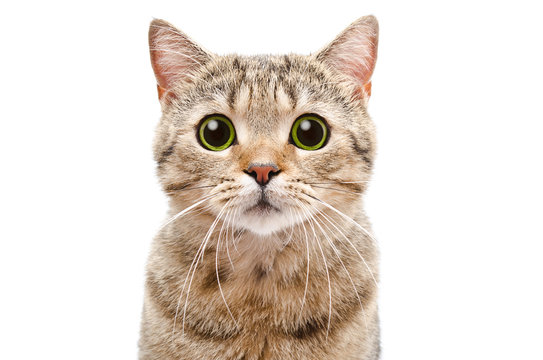
#> input picture Images/cat.jpg, 543 x 360 px, found by its file name
$ python Reading_images-2.py
#> lines starting #> are read from the running program, lines starting #| are printed output that depends on the picture; after the words box and inside, x2 and y2 are one past the last pixel; in counts of white or black regions, pixels touching at a corner belong together
import cv2

image= cv2.imread(r"C:\SAMI\AI WORKSHOP\Images\cat.jpg")
#> image is the input picture: shape (360, 543, 3); mean B, G, R 210.6, 219.2, 229
width, height = 400,100
resized_image=cv2.resize(image,(width,height))
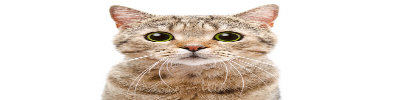
#> resized_image: shape (100, 400, 3); mean B, G, R 210.6, 219.1, 229
gray_image=cv2.cvtColor(image, cv2.COLOR_BGR2GRAY)
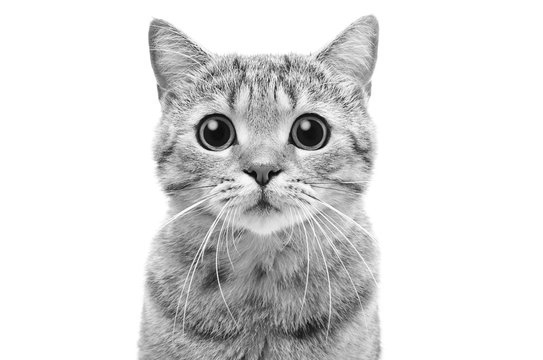
#> gray_image: shape (360, 543); min 0, max 255, mean 221.1
flipped_image=cv2.flip(image,0)  # the '0' or '1' is for inverting on axis
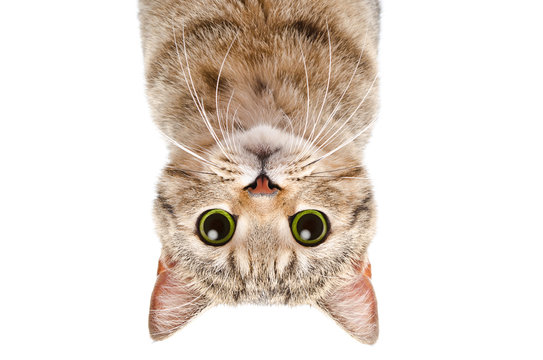
#> flipped_image: shape (360, 543, 3); mean B, G, R 210.6, 219.2, 229

#Flipped and gray image together
grayFlip=cv2.flip(image,0)
co_flip=cv2.cvtColor(grayFlip,cv2.COLOR_BGR2GRAY)
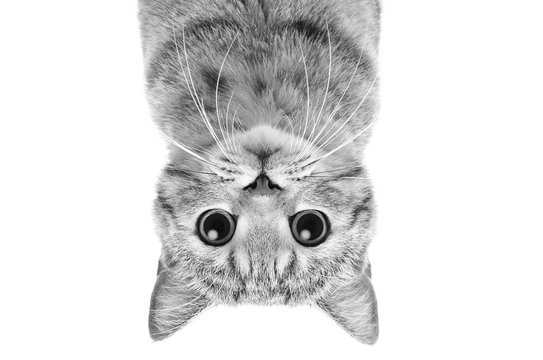
#> co_flip: shape (360, 543); min 0, max 255, mean 221.1
rezi=cv2.resize(co_flip,(200,500))
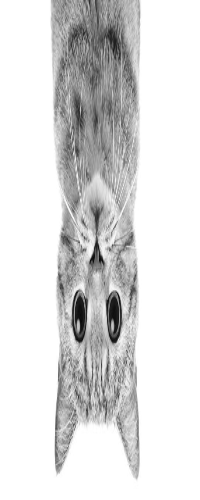
#> rezi: shape (500, 200); min 8, max 255, mean 221.1

# Gaussian blur to reduce noise and improve edge detection
blurred_image=cv2.GaussianBlur(gray_image,(7,7),0)
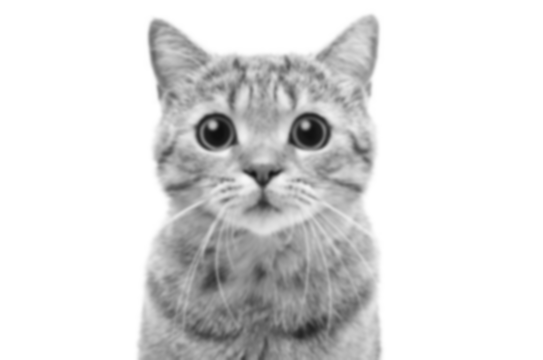
#> blurred_image: shape (360, 543); min 15, max 255, mean 221.1

#Performing canny edge detection
edges=cv2.Canny(blurred_image,100,200)
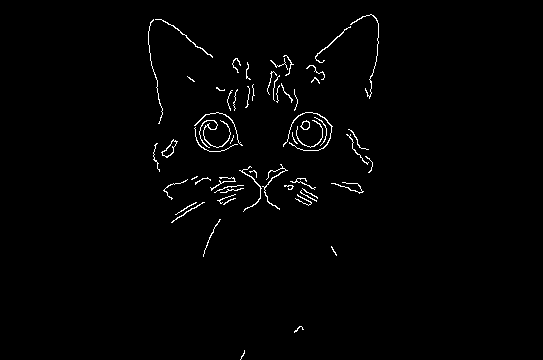
#> edges: shape (360, 543); 1.3% white in thin lines or dots, all inside (x1, y1, x2, y2) = (148, 14, 379, 360)

cv2.imshow('Original Image',image)
cv2.imshow('resized Image',resized_image)
cv2.imshow('Gray Image',gray_image)
cv2.imshow('Flipped Image', flipped_image)
cv2.imshow('Canny edge Image',edges)
cv2.imshow('Blurred Image',blurred_image)
cv2.imshow('The gray,flipped and resized, fliped and resize',rezi)
cv2.imshow('Fliped and gray Image',co_flip)

cv2.waitKey(0)
cv2.destroyAllWindows()
